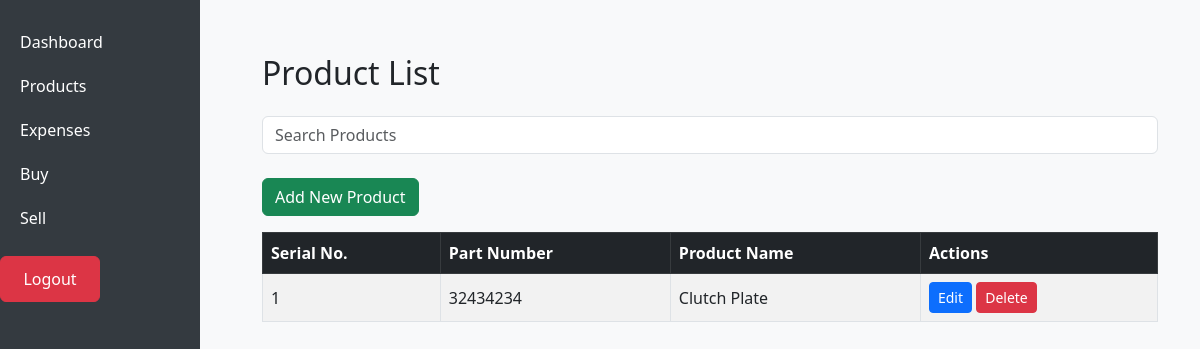
The app's page /products/ (signed in), older data.
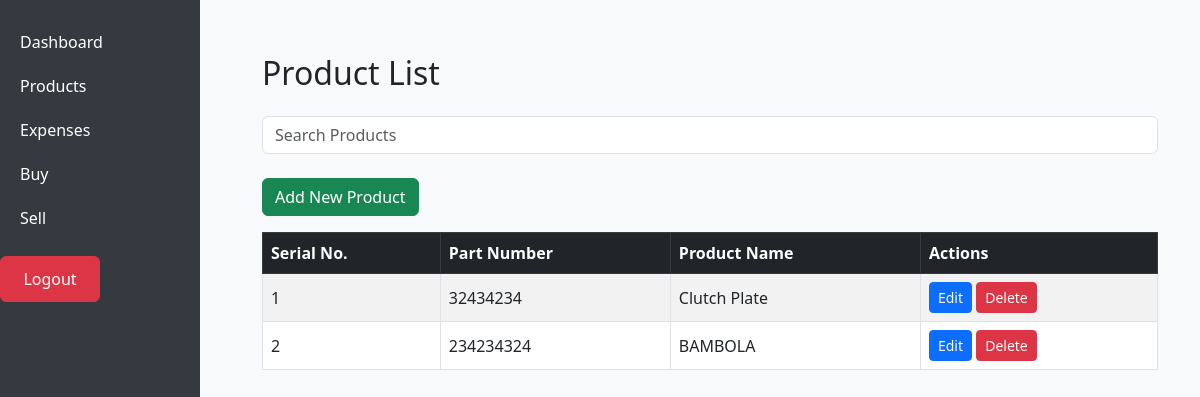
The same page, newer data.
### inventory/models.py (models this page shows, shortened)
class Product(models.Model):
    name = models.CharField(max_length=100)
    part_number = models.CharField(max_length=100, unique=True)
    au = models.BooleanField(default=False)  # A/U: Boolean Yes/No
    vehicle = models.CharField(max_length=100, blank=True)  # Vehicle field (optional)

### inventory/views.py (the view)
# urls.py: path('products/', views.product_list_view, name='product_list'),
@login_required(login_url="/")
def product_list_view(request):
    query = request.GET.get('q', '')
    if query:
        products = Product.objects.filter(
            Q(name__icontains=query) |  # Search in product name
            Q(part_number__icontains=query)  # Search in part number
        )
    else:
        products = Product.objects.all()
    return render(request, 'inventory/product_list.html', {'products': products})

### inventory/templates/inventory/product_list.html
{% extends 'inventory/base.html' %}
{% block content %}
<div class="container mt-4">
  <h2 class="mb-4">Product List</h2>
  <form method="GET" action="{% url 'product_list' %}">
    <div class="mb-4">
      <input type="text" name="q" class="form-control" placeholder="Search Products" value="{{ request.GET.q }}" aria-label="Search Products">
    </div>
  </form>
  <a href="{% url 'product_add' %}" class="btn btn-success mb-3">Add New Product</a>
  <table class="table table-bordered table-hover table-striped">
    <thead class="table-dark">
      <tr>
        <th>Serial No.</th>
        <th>Part Number</th>
        <th>Product Name</th>
        <th>Actions</th>
      </tr>
    </thead>
    <tbody>
      {% for product in products %}
      <tr>
        <td>{{ forloop.counter }}</td>
        <td>{{ product.part_number }}</td>
        <td>{{ product.name }}</td>
        <td>
          <a href="{% url 'product_edit' product.id %}" class="btn btn-primary btn-sm">Edit</a>
          <a href="{% url 'product_delete' product.id %}" class="btn btn-danger btn-sm" onclick="return confirm('Are you sure?')">Delete</a>
        </td>
      </tr>
      {% endfor %}
    </tbody>
  </table>
</div>
{% endblock %}

Row changes from the older to the newer data that the page shows:
added Product: part_number "234234324", name "BAMBOLA"
